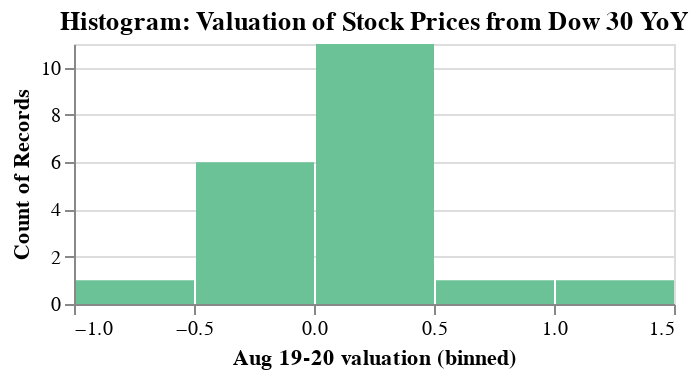

The notebook cell this image was saved under:
### Code cell
# Histogram with altair
source = df_hist

alt.Chart(df_hist, title = 'Histogram: Valuation of Stock Prices from Dow 30 YoY').mark_bar().encode(
    alt.X("Aug 19-20 valuation:Q", bin=alt.BinParams(maxbins=8)),
    y='count(*):Q',

).configure_mark(
    opacity=1,
    color='#6bc297'
    
).properties(
    width=300,
    height=130
)

### Figure 1 — Vega-Lite specification as saved in the notebook (floating-point values rounded to 4 significant figures)
{"config": {"view": {"continuousWidth": 400, "continuousHeight": 300}, "mark": {"color": "#6bc297", "opacity": 1}}, "data": {"name": "data-dd3fe579528d3534d4e7500f275c4d0a"}, "mark": "bar", "encoding": {"x": {"type": "quantitative", "bin": {"maxbins": 8}, "field": "Aug 19-20 valuation"}, "y": {"type": "quantitative", "aggregate": "count", "field": "*"}}, "height": 130, "title": "Histogram: Valuation of Stock Prices from Dow 30 YoY", "width": 300, "$schema": "https://vega.github.io/schema/vega-lite/v4.8.1.json", "datasets": {"data-dd3fe579528d3534d4e7500f275c4d0a": [{"Aug 19-20 valuation": 1.5}, {"Aug 19-20 valuation": 0.25}, {"Aug 19-20 valuation": -0.14}, {"Aug 19-20 valuation": -0.52}, {"Aug 19-20 valuation": 0.23}, {"Aug 19-20 valuation": -0.07}, {"Aug 19-20 valuation": -0.03}, {"Aug 19-20 valuation": 0.03}, {"Aug 19-20 valuation": 0.28}, {"Aug 19-20 valuation": -0.05}, {"Aug 19-20 valuation": 0.1}, {"Aug 19-20 valuation": 0.23}, {"Aug 19-20 valuation": -0.07}, {"Aug 19-20 valuation": 0.0}, {"Aug 19-20 valuation": 0.66}, {"Aug 19-20 valuation": 0.34}, {"Aug 19-20 valuation": 0.18}, {"Aug 19-20 valuation": 0.18}, {"Aug 19-20 valuation": -0.23}, {"Aug 19-20 valuation": 0.24}]}}
